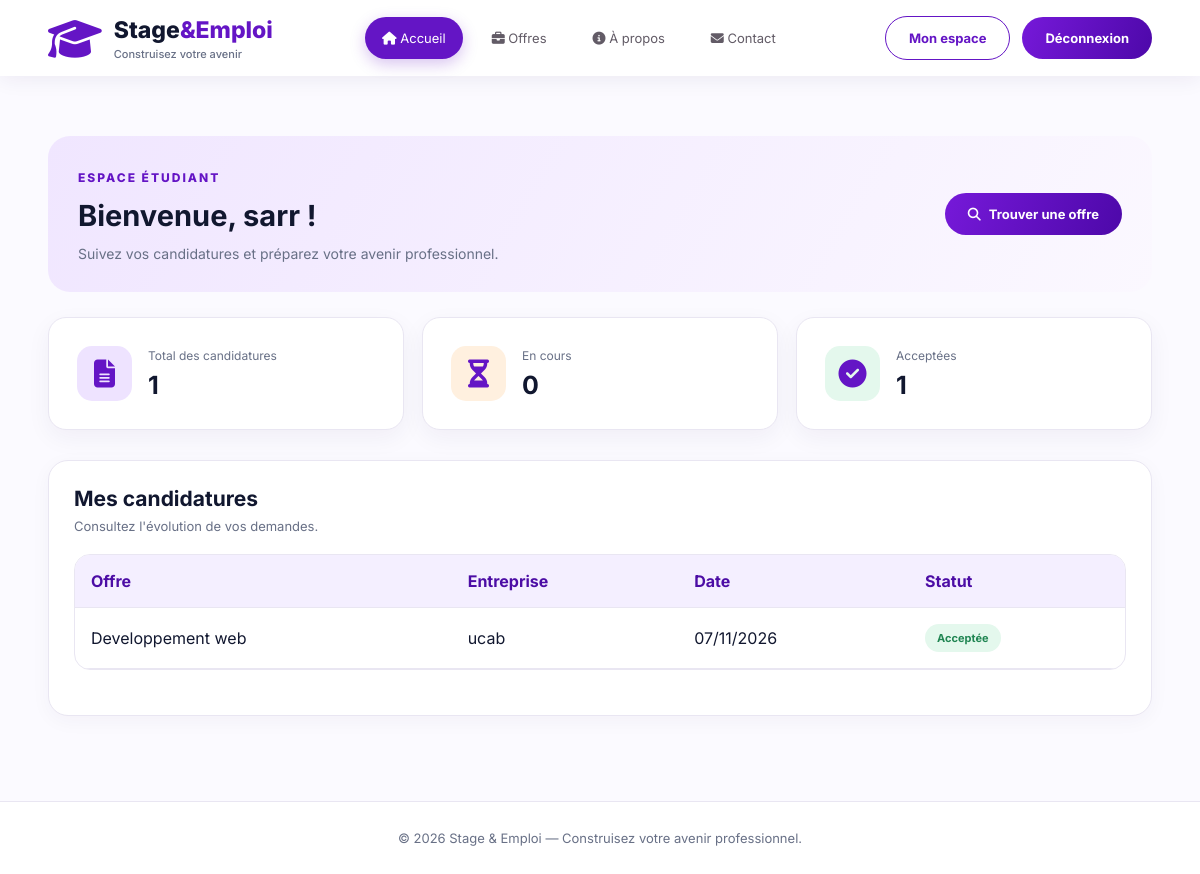
The page /etudiant/dashboard/ (signed in) on the database its author committed.
### comptes/models.py (models this page shows, shortened)
class Utilisateur(AbstractUser):
    class Role(models.TextChoices):
        ETUDIANT = 'ETUDIANT', 'Étudiant'
        ENTREPRISE = 'ENTREPRISE', 'Entreprise'
        ADMIN = 'ADMIN', 'Administrateur'
    role = models.CharField(
        max_length=20,
        choices=Role.choices,
        default=Role.ETUDIANT
    )

class Entreprise(models.Model):
    utilisateur = models.OneToOneField(
        'comptes.Utilisateur',
        on_delete=models.CASCADE,
        related_name='profil_entreprise'
    )
    nom_entreprise = models.CharField(max_length=150)
    secteur = models.CharField(max_length=100)

### candidatures/models.py (models this page shows, shortened)
class Candidature(models.Model):
    class Statut(models.TextChoices):
        SOUMISE = 'SOUMISE', 'Soumise'
        EN_COURS = 'EN_COURS', 'En cours'
        ACCEPTEE = 'ACCEPTEE', 'Acceptée'
        REFUSEE = 'REFUSEE', 'Refusée'
    etudiant = models.ForeignKey(
        Etudiant,
        on_delete=models.CASCADE,
        related_name='candidatures'
    )
    offre = models.ForeignKey(
        Offre,
        on_delete=models.CASCADE,
        related_name='candidatures'
    )
    lettre_motivation = models.TextField(blank=True)
    date_candidature = models.DateTimeField(auto_now_add=True)
    statut = models.CharField(
        max_length=20,
        choices=Statut.choices,
        default=Statut.SOUMISE
    )
    class Meta:
        constraints = [
            models.UniqueConstraint(
                fields=['etudiant', 'offre'],
                name='candidature_unique_etudiant_offre'
            )
        ]

### offres/models.py (models this page shows, shortened)
class Offre(models.Model):
    class TypeOffre(models.TextChoices):
        STAGE = 'STAGE', 'Stage'
        EMPLOI = 'EMPLOI', 'Emploi'
    entreprise = models.ForeignKey(
        Entreprise,
        on_delete=models.CASCADE,
        related_name='offres'
    )
    titre = models.CharField(max_length=150)
    description = models.TextField()
    type_offre = models.CharField(
        max_length=20,
        choices=TypeOffre.choices
    )
    localisation = models.CharField(max_length=150)
    secteur = models.CharField(max_length=100)
    date_publication = models.DateTimeField(auto_now_add=True)
    date_limite = models.DateField()
    statut = models.BooleanField(default=True)

### comptes/views.py (the view)
# urls.py: path('etudiant/dashboard/', views.tableau_etudiant, name='tableau_etudiant'),
@login_required
def tableau_etudiant(request):
    from candidatures.models import Candidature
    if request.user.role != 'ETUDIANT':
        return redirect('accueil')
    profil = get_object_or_404(
        Etudiant,
        utilisateur=request.user
    )
    candidatures = Candidature.objects.filter(
        etudiant=profil
    ).select_related('offre')
    en_cours = candidatures.filter(
        statut='EN_COURS'
    ).count()
    acceptees = candidatures.filter(
        statut='ACCEPTEE'
    ).count()
    return render(request, 'comptes/dashboard_etudiant.html', {
        'profil': profil,
        'candidatures': candidatures,
        'en_cours': en_cours,
        'acceptees': acceptees,
    })

### comptes/templates/comptes/dashboard_etudiant.html (shortened to what this page needs)
{% extends 'comptes/base.html' %}
{% block content %}
<section class="dashboard container">
    <div class="dashboard-welcome">
        <div>
            <span class="hero-label">ESPACE ÉTUDIANT</span>
            <h1>Bienvenue, {{ request.user.username }} !</h1>
            <p>Suivez vos candidatures et préparez votre avenir professionnel.</p>
        </div>
        <a href="{% url 'liste_offres' %}" class="btn-primary">
            <i class="fa-solid fa-magnifying-glass"></i>
            Trouver une offre
        </a>
    </div>
    <div class="dashboard-stats">
        <div class="stat-card">
            <div class="stat-icon purple">
                <i class="fa-solid fa-file-lines"></i>
            </div>
            <div>
                <p>Total des candidatures</p>
                <h2>{{ candidatures|length }}</h2>
            </div>
        </div>
        <div class="stat-card">
            <div class="stat-icon orange">
                <i class="fa-solid fa-hourglass-half"></i>
            </div>
            <div>
                <p>En cours</p>
                <h2>{{ en_cours }}</h2>
            </div>
        </div>
        <div class="stat-card">
            <div class="stat-icon green">
                <i class="fa-solid fa-circle-check"></i>
            </div>
            <div>
                <p>Acceptées</p>
                <h2>{{ acceptees }}</h2>
            </div>
        </div>
    </div>
    <div class="dashboard-panel">
        <div class="panel-heading">
            <div>
                <h2>Mes candidatures</h2>
                <p>Consultez l'évolution de vos demandes.</p>
            </div>
        </div>
        <div class="table-container">
            <table>
                <thead>
                    <tr>
                        <th>Offre</th>
                        <th>Entreprise</th>
                        <th>Date</th>
                        <th>Statut</th>
                    </tr>
                </thead>
                <tbody>
                    {% for candidature in candidatures %}
                    <tr>
                        <td>{{ candidature.offre.titre }}</td>
                        <td>{{ candidature.offre.entreprise.nom_entreprise }}</td>
                        <td>{{ candidature.date_candidature|date:"d/m/Y" }}</td>
                        <td>
                            <span class="status-badge status-{{ candidature.statut|lower }}">
                                {{ candidature.get_statut_display }}
                            </span>
                        </td>
                    </tr>
                    {% endfor %}
                </tbody>
            </table>
        </div>
    </div>
</section>
{% endblock %}

### static/css/style.css (style rules this page uses)
:root { --primary: #6415c5; --primary-dark: #4c0da5; --purple-light: #eee5ff; --text: #11172f; --muted: #687086; --background: #fbfaff; --white: #ffffff; --border: #e9e6f2; }
* { margin: 0; padding: 0; box-sizing: border-box; }
body { font-family: 'Inter', sans-serif; background: var(--background); color: var(--text); }
a { text-decoration: none; color: inherit; }
.btn-primary, .btn-outline { display: inline-flex; justify-content: center; align-items: center; gap: 8px; padding: 13px 23px; border-radius: 30px; font-size: 13px; font-weight: 700; transition: .3s; cursor: pointer; }
.btn-primary { color: white; background: linear-gradient(110deg, #7619d9, #4d08a9); border: none; }
.container { width: 92%; max-width: 1450px; margin: auto; }
.table-container { overflow-x: auto; background: white; border-radius: 16px; border: 1px solid var(--border); margin: 20px 0; }
table { width: 100%; border-collapse: collapse; min-width: 650px; }
th, td { padding: 16px; text-align: left; border-bottom: 1px solid var(--border); }
th { background: #f4efff; color: var(--primary-dark); }
.hero-label { color: var(--primary); font-size: 12px; font-weight: 800; letter-spacing: 2px; }
.dashboard { padding-top: 45px; padding-bottom: 65px; }
.dashboard-welcome { display: flex; justify-content: space-between; align-items: center; gap: 20px; padding: 30px; border-radius: 22px; background: linear-gradient(120deg, #f0e6ff, #fbf8ff); margin-bottom: 25px; }
.dashboard-welcome h1 { font-size: 29px; margin: 12px 0; }
.dashboard-welcome p { color: var(--muted); font-size: 14px; }
.dashboard-stats { display: grid; grid-template-columns: repeat(3, 1fr); gap: 18px; margin-bottom: 30px; }
.stat-card { display: flex; align-items: center; gap: 16px; padding: 23px; background: white; border: 1px solid var(--border); border-radius: 18px; box-shadow: 0 5px 20px rgba(40,20,80,.04); }
.stat-icon { width: 55px; height: 55px; display: grid; place-items: center; border-radius: 15px; font-size: 22px; }
.stat-icon.purple { background: #eee3ff; color: #6415c5; }
.stat-icon.orange { background: #fff0df; color: #e88a26; }
.stat-icon.green { background: #e4f8ed; color: #239b60; }
.stat-card p { color: var(--muted); font-size: 12px; margin-bottom: 7px; }
.stat-card h2 { font-size: 25px; }
.dashboard-panel { background: white; padding: 25px; border: 1px solid var(--border); border-radius: 20px; margin-bottom: 25px; box-shadow: 0 5px 20px rgba(40,20,80,.04); }
.panel-heading { margin-bottom: 20px; }
.panel-heading h2 { font-size: 21px; margin-bottom: 7px; }
.panel-heading p { color: var(--muted); font-size: 13px; }
.status-badge { display: inline-block; padding: 7px 12px; border-radius: 20px; font-size: 11px; font-weight: 700; }
.status-acceptee { background: #e4f8ed; color: #218653; }
.dashboard { padding: 60px 0; min-height: 80vh; }
.stat-card, .action-card { background: var(--white); padding: 28px; border-radius: 18px; border: 1px solid var(--border); box-shadow: 0 8px 25px rgba(40, 20, 80, 0.05); }
.stat-card i, .action-card i { font-size: 28px; color: var(--primary); }
.stat-card p, .action-card p { color: var(--muted); }

### rows shown on the page
Utilisateur: user.username "sarr"
Candidature: offre.titre "Developpement web", offre.entreprise.nom_entreprise "ucab", date_candidature "07/11/2026", statut "Acceptée"

### other values the page prints
{{ candidatures|length }} "1"
{{ en_cours }} "0"
{{ acceptees }} "1"
